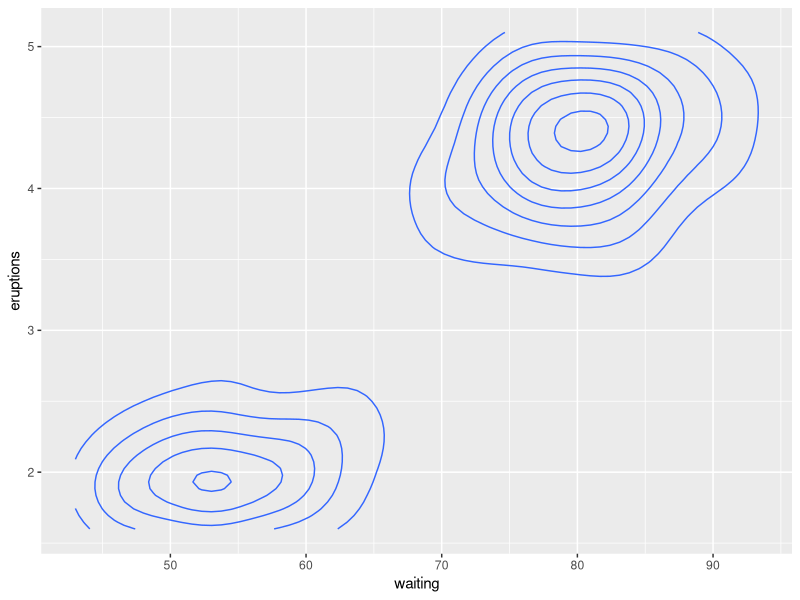
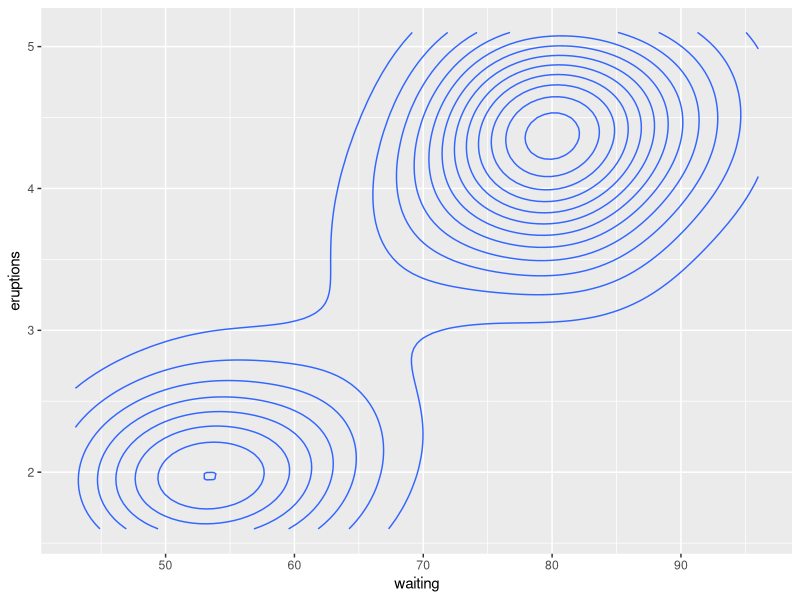

Write the R code that produced these figures, in order.
library(ggplot2)


### Name: geom_contour
### Title: 2D contours of a 3D surface
### Aliases: geom_contour geom_contour_filled stat_contour
###   stat_contour_filled

### ** Examples

# Basic plot
v <- ggplot(faithfuld, aes(waiting, eruptions, z = density))
v + geom_contour()

# Or compute from raw data
ggplot(faithful, aes(waiting, eruptions)) +
  geom_density_2d()

## No test: 
##D # use geom_contour_filled() for filled contours
##D v + geom_contour_filled()
##D 
##D # Setting bins creates evenly spaced contours in the range of the data
##D v + geom_contour(bins = 3)
##D v + geom_contour(bins = 5)
##D 
##D # Setting binwidth does the same thing, parameterised by the distance
##D # between contours
##D v + geom_contour(binwidth = 0.01)
##D v + geom_contour(binwidth = 0.001)
##D 
##D # Other parameters
##D v + geom_contour(aes(colour = after_stat(level)))
##D v + geom_contour(colour = "red")
##D v + geom_raster(aes(fill = density)) +
##D   geom_contour(colour = "white")
##D 
##D # Irregular data
##D if (requireNamespace("interp")) {
##D   # Use a dataset from the interp package
##D   data(franke, package = "interp")
##D   origdata <- as.data.frame(interp::franke.data(1, 1, franke))
##D   grid <- with(origdata, interp::interp(x, y, z))
##D   griddf <- subset(data.frame(x = rep(grid$x, nrow(grid$z)),
##D                               y = rep(grid$y, each = ncol(grid$z)),
##D                               z = as.numeric(grid$z)),
##D                    !is.na(z))
##D   ggplot(griddf, aes(x, y, z = z)) +
##D     geom_contour_filled() +
##D     geom_point(data = origdata)
##D } else
##D   message("Irregular data requires the 'interp' package")
## End(No test)



